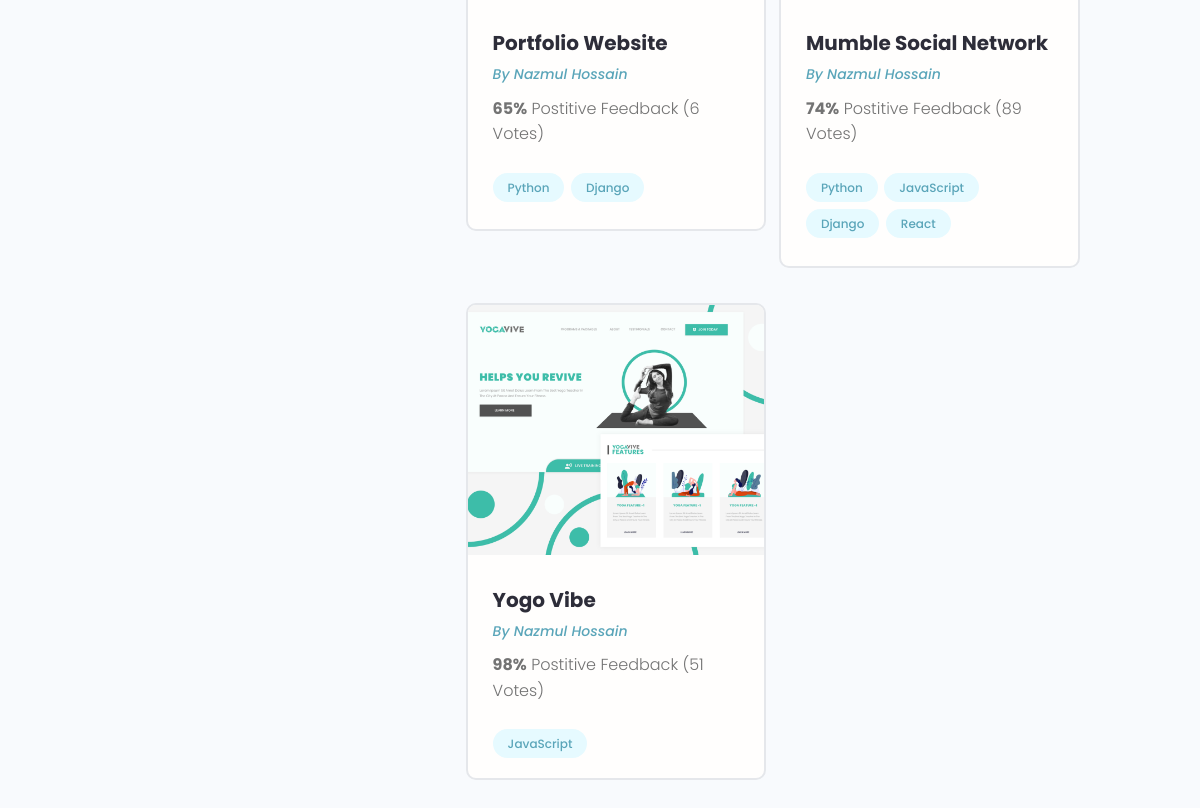
Before: /profile/ddee56b0-8560-41a9-a544-2b5a5f5492ad/ (lower part) with the older database file.
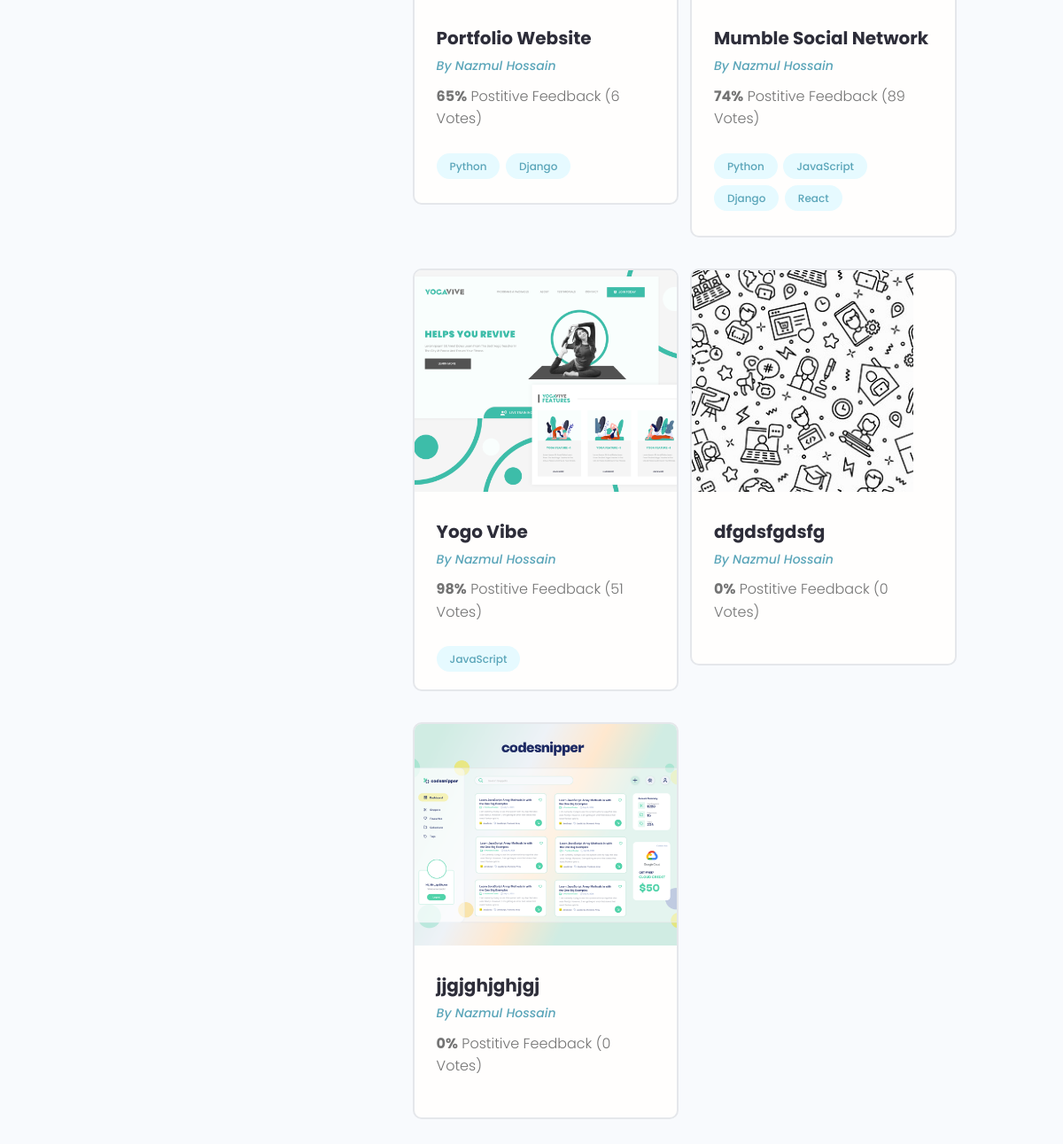
After: the same page with the newer database file.
### projects/models.py (models this page shows, shortened)
class Project(models.Model):
    owner = models.ForeignKey(Profile, on_delete=models.SET_NULL, blank=True, null=True)
    title = models.CharField(max_length=200)
    description = models.TextField(null=True, blank=True)
    featured_image = models.ImageField(default='default.jpg', null=True, blank=True)
    demo_link = models.CharField(max_length=2000, null=True, blank=True)
    source_link = models.CharField(max_length=2000, null=True, blank=True)
    tags = models.ManyToManyField('Tag', blank=True)        # if the Tag class is under then need to set in 'Tags', if above jsut simply use Tag
    vote_total = models.IntegerField(default=0, null=True, blank=True)
    vote_ratio = models.IntegerField(default=0, null=True, blank=True)
    created = models.DateTimeField(auto_now_add=True)
    id = models.UUIDField(default=uuid.uuid4, unique=True, primary_key=True, editable=False)

class Tag(models.Model):
    name = models.CharField(max_length=200)
    created = models.DateTimeField(auto_now_add=True)
    id = models.UUIDField(default=uuid.uuid4, unique=True, primary_key=True, editable=False)

### user/models.py (models this page shows, shortened)
class Profile(models.Model):
    user = models.OneToOneField(User, on_delete=models.CASCADE, null=True, blank=True)
    username = models.CharField(max_length=200, null=True, blank=True)
    name = models.CharField(max_length=200, null=True, blank=True)
    email = models.EmailField(max_length=500, null=True, blank=True)
    short_intro = models.CharField(max_length=200, null=True, blank=True)
    bio = models.TextField(null=True, blank=True)
    profile_pic = models.ImageField(null=True, blank=True, upload_to='profile/', default='profile/user-default.png')
    location = models.CharField(max_length=200, null=True, blank=True)
    social_github = models.CharField(max_length=200, null=True, blank=True)
    social_twitter = models.CharField(max_length=200, null=True, blank=True)
    social_linkedin = models.CharField(max_length=200, null=True, blank=True)
    social_youtube = models.CharField(max_length=200, null=True, blank=True)
    social_facebook = models.CharField(max_length=200, null=True, blank=True)
    created = models.DateTimeField(auto_now_add=True)
    id = models.UUIDField(default=uuid.uuid4, unique=True, primary_key=True, editable=False)

### user/views.py (the view)
# urls.py: path('profile/<str:pk>/', views.userProfile, name='user-profile'),
def userProfile(request, pk):
    profile = Profile.objects.get(id=pk)
    top_skills = profile.skill_set.exclude(description__exact="")    # exclude data, doesn't have description
    other_skills = profile.skill_set.filter(description="")          # filter data, doesn't have description
    context = {'profile':profile, 'top_skills':top_skills, 'other_skills':other_skills}
    return render(request, 'user/user-profile.html', context)

### user/templates/user/user-profile.html (shortened to what this page needs)
{% extends 'main.html' %}
{% block content %}
  <main class="profile my-md">
    <div class="container">
      <div class="layout">
        <div class="column column--1of3">
        </div>
        <div class="column column--2of3">
          <div class="devInfo">
            <div class="grid grid--two">
              {% for project in profile.project_set.all %}
              <div class="column">
                <div class="card project">
                  <a href="{% url 'project' project.id %}" class="project">
                    <img class="project__thumbnail" src="{{project.featured_image.url}}" alt="project thumbnail" />
                    <div class="card__body">
                      <h3 class="project__title">{{project.title}}</h3>
                      <p><a class="project__author" href="{% url 'user-profile' project.owner.id %}">By {{project.owner.name}}</a></p>
                      <p class="project--rating">
                        <span style="font-weight: bold;">{{project.vote_ratio}}%</span> Postitive
                        Feedback ({{project.vote_total}} Vote{{project.vote_total|pluralize:"s"}})
                      </p>
                      <div class="project__tags">
                        {% for tag in project.tags.all %}
                        <span class="tag tag--pill tag--main">
                          <small>{{tag.name}}</small>
                        </span>
                        {% endfor %}
                      </div>
                    </div>
                  </a>
                </div>
              </div>
              {% endfor %}
            </div>
          </div>
        </div>
      </div>
    </div>
  </main>
{% endblock %}

Changed rows visible on the page:
added Project: featured_image (picture), title "dfgdsfgdsfg", owner.name "Nazmul Hossain", vote_ratio "0", vote_total "0"
added Project: featured_image (picture), title "jjgjghjghjgj", owner.name "Nazmul Hossain", vote_ratio "0", vote_total "0"
